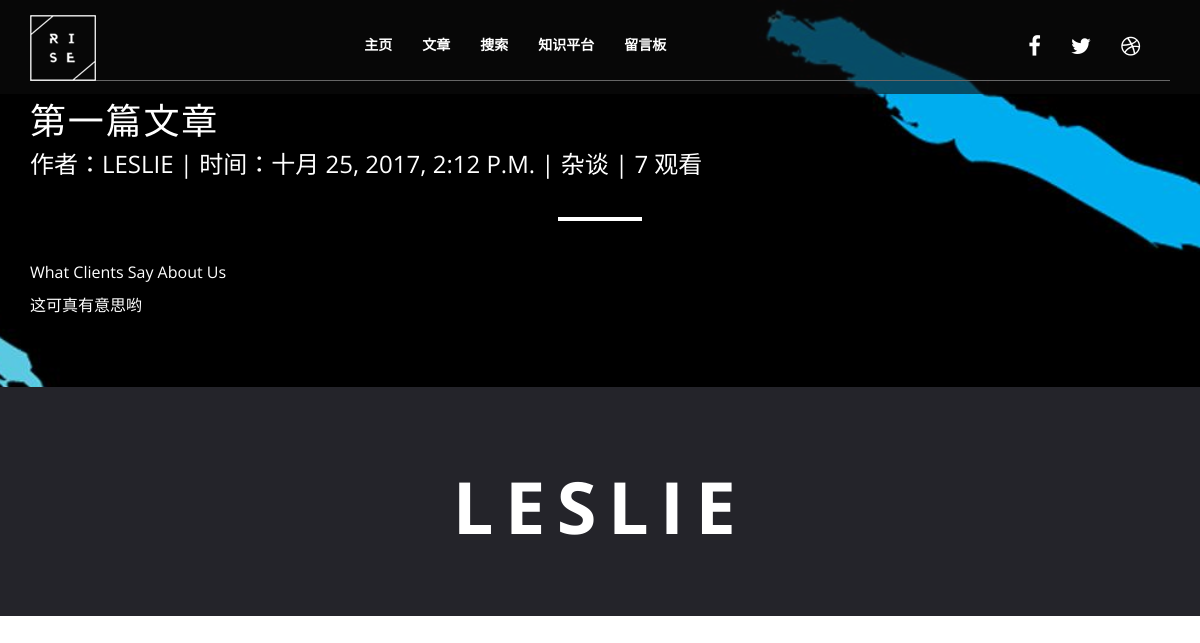
The app's page /post/1/ with its own data.
### blog/models.py (models this page shows, shortened)
class Post(models.Model):
    title = models.CharField(max_length=70)
    body = models.TextField()
    created_time = models.DateTimeField()
    modified_time = models.DateTimeField()
    views = models.PositiveIntegerField(default=0)
    category = models.ForeignKey(Category)
    author = models.ForeignKey(User)
    class Meta:
        ordering = ['-created_time']
    def increase_views(self):
        self.views += 1
        self.save(update_fields=['views'])

class Category(models.Model):
    name = models.CharField(max_length=100)
    def __str__(self):
        return self.name

### blog/views.py (the view)
# urls.py: url(r'^post/(?P<pk>[0-9]+)/$', views.PostDetailView.as_view(), name='detail'),
class PostDetailView(DetailView):
    model = Post
    template_name = 'blog/detail.html'
    context_object_name = 'post'
    def get(self, request, *args, **kwargs):
        response = super(PostDetailView, self).get(request, *args, **kwargs)
        self.object.increase_views()
        return response

### blog/templates/blog/detail.html
{% extends 'base.html' %}
{% block page_content %}
<section id="testimonialss">
        <div class="container">
            <hr class="Light-sep">
            <h2 style="">{{ post.title }}</h2>
            <h4>作者：{{ post.author }} | 时间：{{ post.created_time }} | {{ post.category }} | {{ post.views}} 观看</h4>
            <hr class="light-sep">
            <p>What Clients Say About Us</p>
                <div>
                    {{ post.body|safe|linebreaks }}
                </div>
        </div>
</section>
{% endblock %}

### myblog/static/blog/css/main.css (style rules this page uses)
body { font-family: 'Open Sans', sans-serif; font-size: 16px; color: #0d0d0d; overflow-x: hidden; }
.light-sep { max-width: 80px; border: 2px solid #fff; margin-top: 40px; margin-bottom: 40px; }
h2 { font-size: 36px; color: #000; font-weight: 400; letter-spacing: 0.05em; }
h4 { font-size: 24px; color: #000; font-weight: 400; }
p { font-size: 16px; color: #000; font-weight: 400; }
#testimonialss { background-image: url("../img/testimonials/2.jpg"); -moz-background-size: cover; -o-background-size: cover; -webkit-background-size: cover; background-size: cover; background-position: center; background-repeat: no-repeat; background-attachment: fixed; padding: 60px 0; }
#testimonialss h2 { text-transform: uppercase; color: #fff; }
#testimonialss h4 { text-transform: uppercase; color: #fff; }
#testimonialss p { color: #fff; }

### records on screen
Post: title "第一篇文章", author "LESLIE", created_time "十月 25, 2017, 2:12 P.M.", category "杂谈", views "7", body "这可真有意思哟"
